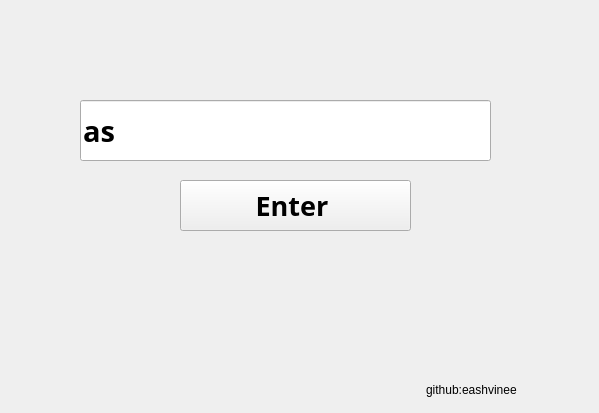
<?xml version="1.0" encoding="UTF-8"?>
<ui version="4.0">
 <class>welcomeForm</class>
 <widget class="QWidget" name="welcomeForm">
  <property name="geometry">
   <rect>
    <x>0</x>
    <y>0</y>
    <width>599</width>
    <height>413</height>
   </rect>
  </property>
  <property name="windowTitle">
   <string>Welcome</string>
  </property>
  <widget class="QLineEdit" name="textUserName">
   <property name="geometry">
    <rect>
     <x>80</x>
     <y>100</y>
     <width>411</width>
     <height>61</height>
    </rect>
   </property>
   <property name="font">
    <font>
     <family>Ubuntu Mono</family>
     <pointsize>22</pointsize>
     <weight>75</weight>
     <bold>true</bold>
    </font>
   </property>
   <property name="text">
    <string>as</string>
   </property>
  </widget>
  <widget class="QPushButton" name="btnWelcomeEnter">
   <property name="geometry">
    <rect>
     <x>180</x>
     <y>180</y>
     <width>231</width>
     <height>51</height>
    </rect>
   </property>
   <property name="font">
    <font>
     <family>Ubuntu Mono</family>
     <pointsize>20</pointsize>
     <weight>75</weight>
     <bold>true</bold>
    </font>
   </property>
   <property name="text">
    <string>Enter </string>
   </property>
  </widget>
  <widget class="QLabel" name="developedby">
   <property name="geometry">
    <rect>
     <x>426</x>
     <y>380</y>
     <width>121</width>
     <height>20</height>
    </rect>
   </property>
   <property name="toolTip">
    <string/>
   </property>
   <property name="text">
    <string>github:eashvinee</string>
   </property>
  </widget>
 </widget>
 <resources/>
 <connections/>
</ui>
